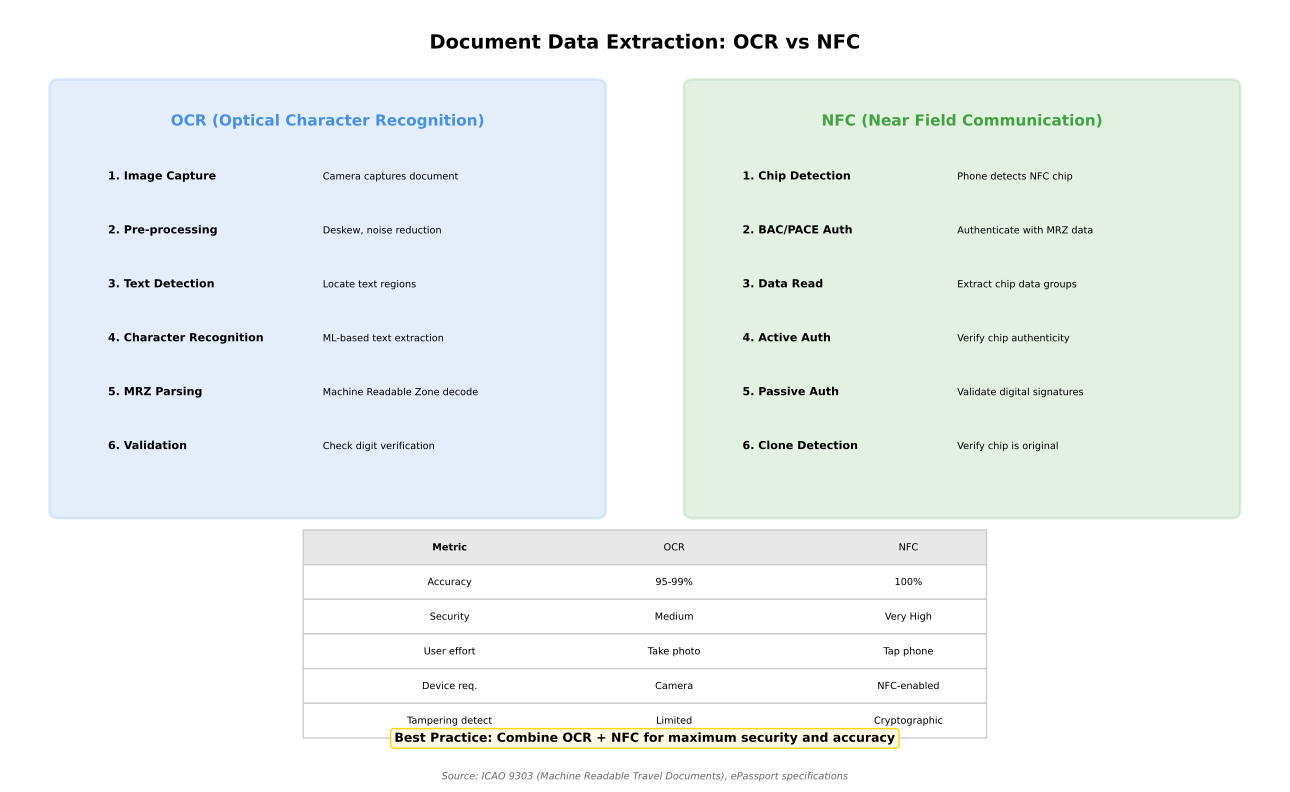

This chart was generated by the following Python code:
"""
OCR and NFC Data Extraction Process
Shows how data is extracted from ID documents via OCR and NFC

Output: ocr_nfc_process.pdf
Module: module_01_fintech
Lesson: 6 - Digital Identity
"""

from pathlib import Path
import matplotlib.pyplot as plt
import matplotlib.patches as mpatches
import numpy as np

CHART_METADATA = {
    'title': 'OCR and NFC Data Extraction',
    'module': 'module_01_fintech',
    'lesson': 6,
    'url': 'https://github.com/Digital-AI-Finance/digital-finance/tree/main/module_01_fintech/figures/ocr_nfc_process'
}

plt.rcParams.update({
    'font.size': 10,
    'axes.labelsize': 10,
})

def create_chart():
    """Create OCR/NFC extraction process diagram"""
    fig, ax = plt.subplots(figsize=(13, 8))
    ax.set_xlim(0, 13)
    ax.set_ylim(0, 10)
    ax.axis('off')

    # Title
    ax.text(6.5, 9.5, 'Document Data Extraction: OCR vs NFC', fontsize=14, fontweight='bold', ha='center')

    # OCR Section (left)
    ocr_box = mpatches.FancyBboxPatch((0.5, 3.5), 5.5, 5.5, boxstyle='round,pad=0.1',
                                       facecolor='#4A90E2', alpha=0.15,
                                       edgecolor='#4A90E2', lw=2)
    ax.add_patch(ocr_box)
    ax.text(3.25, 8.5, 'OCR (Optical Character Recognition)', ha='center',
           fontsize=11, fontweight='bold', color='#4A90E2')

    # OCR flow
    ocr_steps = [
        ('1. Image Capture', 'Camera captures document'),
        ('2. Pre-processing', 'Deskew, noise reduction'),
        ('3. Text Detection', 'Locate text regions'),
        ('4. Character Recognition', 'ML-based text extraction'),
        ('5. MRZ Parsing', 'Machine Readable Zone decode'),
        ('6. Validation', 'Check digit verification'),
    ]
    for i, (step, desc) in enumerate(ocr_steps):
        ax.text(1, 7.8-i*0.7, step, fontsize=8, fontweight='bold')
        ax.text(3.2, 7.8-i*0.7, desc, fontsize=7)

    # NFC Section (right)
    nfc_box = mpatches.FancyBboxPatch((7, 3.5), 5.5, 5.5, boxstyle='round,pad=0.1',
                                       facecolor='#44A044', alpha=0.15,
                                       edgecolor='#44A044', lw=2)
    ax.add_patch(nfc_box)
    ax.text(9.75, 8.5, 'NFC (Near Field Communication)', ha='center',
           fontsize=11, fontweight='bold', color='#44A044')

    # NFC flow
    nfc_steps = [
        ('1. Chip Detection', 'Phone detects NFC chip'),
        ('2. BAC/PACE Auth', 'Authenticate with MRZ data'),
        ('3. Data Read', 'Extract chip data groups'),
        ('4. Active Auth', 'Verify chip authenticity'),
        ('5. Passive Auth', 'Validate digital signatures'),
        ('6. Clone Detection', 'Verify chip is original'),
    ]
    for i, (step, desc) in enumerate(nfc_steps):
        ax.text(7.5, 7.8-i*0.7, step, fontsize=8, fontweight='bold')
        ax.text(9.7, 7.8-i*0.7, desc, fontsize=7)

    # Comparison metrics
    metrics = [
        ['Metric', 'OCR', 'NFC'],
        ['Accuracy', '95-99%', '100%'],
        ['Security', 'Medium', 'Very High'],
        ['User effort', 'Take photo', 'Tap phone'],
        ['Device req.', 'Camera', 'NFC-enabled'],
        ['Tampering detect', 'Limited', 'Cryptographic'],
    ]

    table_y = 2.8
    for i, row in enumerate(metrics):
        color = '#E8E8E8' if i == 0 else 'white'
        weight = 'bold' if i == 0 else 'normal'
        ax.add_patch(mpatches.Rectangle((3, table_y-i*0.45), 7, 0.45,
                                         facecolor=color, edgecolor='#CCCCCC'))
        ax.text(4.5, table_y-i*0.45+0.22, row[0], ha='center', va='center', fontsize=7, fontweight=weight)
        ax.text(6.8, table_y-i*0.45+0.22, row[1], ha='center', va='center', fontsize=7)
        ax.text(9.2, table_y-i*0.45+0.22, row[2], ha='center', va='center', fontsize=7)

    # Best practice
    best = "Best Practice: Combine OCR + NFC for maximum security and accuracy"
    ax.text(6.5, 0.5, best, ha='center', fontsize=9, fontweight='bold',
           bbox=dict(boxstyle='round', facecolor='#FFF9E6', edgecolor='#FFD700'))

    # Source
    fig.text(0.5, 0.02, 'Source: ICAO 9303 (Machine Readable Travel Documents), ePassport specifications',
            fontsize=7, ha='center', style='italic', color='#666666')

    plt.tight_layout()

    output_path = Path(__file__).parent / 'ocr_nfc_process.pdf'
    plt.savefig(output_path, format='pdf', dpi=300, bbox_inches='tight')
    plt.close()
    print(f"Chart saved to: {output_path}")
    return output_path

if __name__ == '__main__':
    create_chart()
